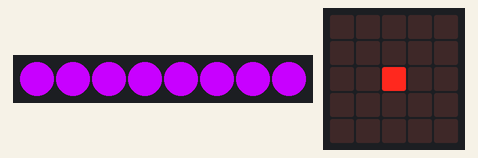
The program below on a simulated BBC micro:bit running MicroPython. On the bench: 8 RGB LEDs in strip order, left to right, the board's 5×5 LED display. Dim RGB values are drawn brighter than linear.

Above: at 3.03 s.
At 12.5 s:
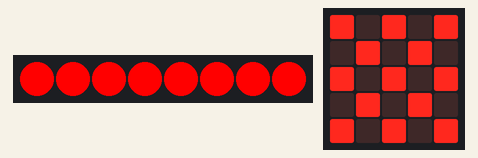
At 13.5 s:
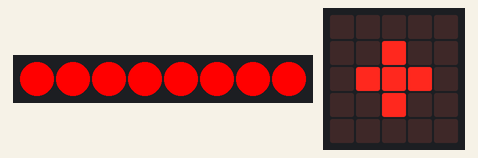
At 14.5 s:
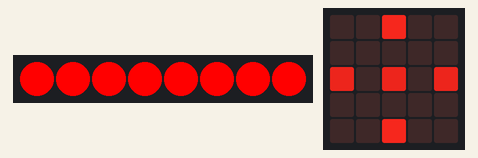
At 19.0 s:
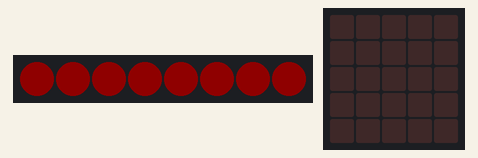
At 39.27 s:
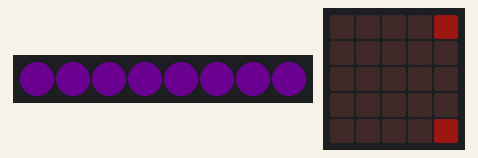
Timing chart, 0 to 40.0 s (numbered marks = the images above):
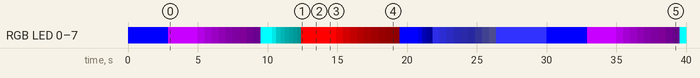

The program:

Part3.py
```python
from microbit import display, Image, sleep, pin0
import neopixel

np = neopixel.NeoPixel(pin0, 8)

def fade(time):
    for x in range(0, 5):
        for y in range(0, 5):
            b = display.get_pixel(x, y)
            if b > 0:
                display.set_pixel(x, y, b-1)
            sleep(time)

def turn_on(colour):
    for pixel in range(0, len(np)):
        np[pixel] = (colour[0], colour[1], colour[2])
    np.show()

def convert(integer):
    new = int(integer-3*(integer//10))
    integer = 0 if new < 5 else new
    return integer

def fade_np(colour):
    return (convert(colour[0]), convert(colour[1]), convert(colour[2]))

jake =      [Image("00000:00000:00000:00000:00900"),
             Image("00000:00000:00000:00900:00500"),
             Image("00000:00000:00900:00500:00000"),
             Image("55555:59595:55555:59595:55555"),
             Image("90009:06060:00100:06060:90009"),
             Image("80008:05050:00000:05050:80008"),
             Image("00000:70007:04040:00000:02020"),
             Image("00000:60006:03030:00000:00000"),
             Image("00000:50005:02020:00000:00000"),
             Image("00000:00000:40004:01010:00000"),
             Image("00000:00000:30003:00000:00000"),
             Image("00000:00000:20002:00000:00000"),
             Image("00000:00000:00000:10001:00000"),
             Image("00000:00000:00000:00000:00000")]
alex =      [Image("00000:00000:00900:00000:00000"),
             Image("00000:07070:00900:07070:00000"),
             Image("40004:07070:00900:07070:40004"),
             Image("00000:00000:00400:07000:90000"),
             Image("00000:00000:00400:07070:90009"),
             Image("90000:07000:00400:07070:90009"),
             Image("90009:07070:00400:07070:90009")]
anna =      [Image("00000:00000:00400:00000:00000"),
             Image("00000:00000:44444:00000:00000"),
             Image("00000:00400:44444:00400:00000"),
             Image("00500:00500:55555:00500:00500"),
             Image("00700:00770:77777:07700:00700"),
             Image("90909:09990:99999:09990:90909")]
charlie =   [Image("90909:09090:90909:09090:90909"),
             Image("09090:909090:09090:90909:09090"),
             Image("00000:009000:09990:00900:00000"),
             Image("90009:00000:00000:00000:90009"),
             Image("00800:00000:70707:00000:00800")]
dylan =     [Image("00000:00000:00000:00000:90000"),
             Image("00000:00000:00000:09000:00000"),
             Image("00000:00000:00900:00000:00000"),
             Image("00000:09090:00900:09090:00000"),
             Image("00900:09090:90909:09090:00900"),
             Image("90909:09090:90909:09090:90909")]
evie =      Image("90909:09990:99099:09990:90909")
louis =     [Image('00000:00000:00000:00000:90000'),
             Image('00000:00000:00000:09000:60000'),
             Image('00000:00000:00900:06000:30000'),
             Image('00000:00000:00600:03000:00000'),
             Image('00000:00000:00300:00000:00000'),
             Image('00000:09090:00900:09090:00000'),
             Image('90909:09090:90909:09090:90909'),
             Image('90909:09090:90009:09090:90909'),
             Image('90909:00000:90009:00000:90909'),
             Image('60606:00000:60006:00000:60606'),
             Image('30303:00000:30003:00000:30303'),
             Image('00000:00000:00000:00000:00000')]

purple = (200, 0, 255)
dark_blue = (0, 0, 255)
blue = (50, 50, 255)
turquoise = (0, 255, 255)
red = (255, 0, 0)

fireworks = {
             'jake': (jake, dark_blue, 200, 0),
             'alex': (alex, purple, 300, 20),
             'anna': (anna, turquoise, 100, 10),
             'charlie': (charlie, red, 500, 20),
             'dylan': (dylan, dark_blue, 200, 5),
             'evie': (evie, blue, 0, 20),
             'louis': (louis, blue, 300, 0)
            }

while True:
    for thing in fireworks:
        design, colour, wait1, wait2 = fireworks[thing]
        lights = colour
        turn_on(lights)
        display.show(design, delay=wait1)
        for i in range(0, 9):
            lights = fade_np(lights)
            turn_on(lights)
            fade(wait2)
```

Measured:
- by itself, RGB LED 0–7: off → RGB(0, 0, 255) at 0.00 s, → RGB(200, 0, 255) 2.9 s later, → RGB(140, 0, 180) 2.1 s later, → RGB(98, 0, 126) 0.50 s later, … (56 changes in this stretch)
- what the display in image 1 shows lasts 0.5 s, from 12.4 s to 12.9 s
